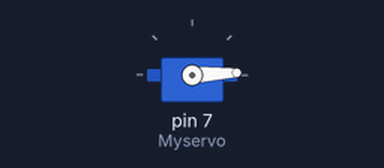
Simulated run of this sketch. Board: Arduino Uno, built with avr-gcc and run on an emulated ATmega328P. On the bench: servo.

Above: at 0.05 s.
At 2.05 s:
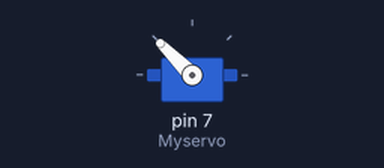
At 4.1 s:
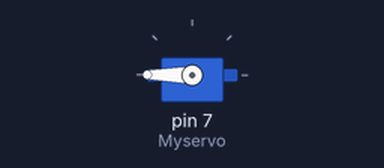
At 8.15 s:
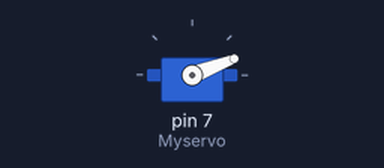
Timing chart, 0 to 12.3 s (numbered marks = the images above):
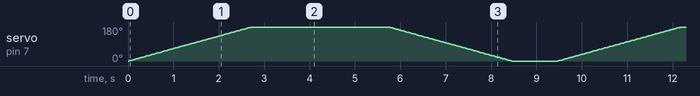

The sketch:

facing_servo_motor_with_arduino_explanation_using_tinkercad1.ino
```cpp
#include<Servo.h>

// Create a servo object to control a servo
Servo Myservo;

// Variable to store the servo position
int pos;

void setup() {
  // Attaches the servo on pin 7 to the servo object
  Myservo.attach(7);
}

void loop() {
  // Goes from 0 degrees to 180 degrees
  for (pos = 0; pos <= 180; pos++) {
    Myservo.write(pos); // Tell servo to go to position in variable 'pos'
    delay(15);          // Waits 45ms for the servo to reach the position
  }

  delay(3000); // Wait for 3 seconds

  // Goes from 180 degrees back to 0 degrees
  for (pos = 180; pos >= 0; pos--) {
    Myservo.write(pos); // Tell servo to go to position in variable 'pos'
    delay(15);          // Waits 15ms for the servo to reach the position
  }

  delay(1000); // Wait for 1 second
}
```
